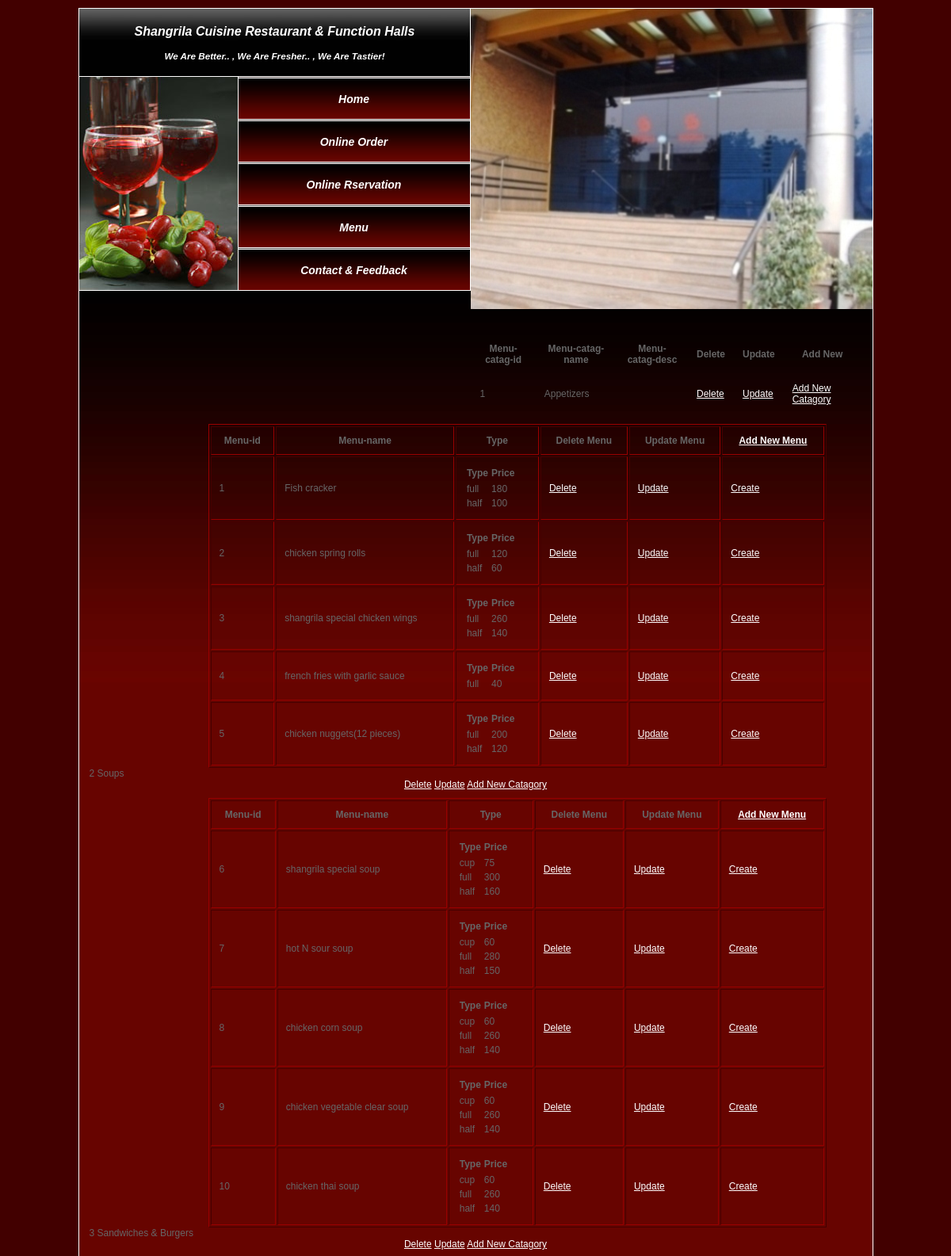
The app's page /admin_Menu_catagory.php (upper part) with its own data.
### tables this page shows
CREATE TABLE IF NOT EXISTS `menu_catagory` (
  `menu_catag_id` int(20) NOT NULL AUTO_INCREMENT,
  `menu_catag_name` varchar(40) NOT NULL,
  `menu_catag_desc` varchar(60) NOT NULL,
  PRIMARY KEY (`menu_catag_id`)
);

CREATE TABLE IF NOT EXISTS `menus` (
  `menu_id` int(20) NOT NULL AUTO_INCREMENT,
  `menu_catag_id` int(20) NOT NULL,
  `menu_name` varchar(40) NOT NULL,
  PRIMARY KEY (`menu_id`)
);

CREATE TABLE IF NOT EXISTS `menus_price` (
  `menu_id` int(20) NOT NULL,
  `menu_type` varchar(40) NOT NULL,
  `menu_price` int(20) NOT NULL,
  PRIMARY KEY (`menu_id`,`menu_type`),
  FULLTEXT KEY `menu_type` (`menu_type`),
  FULLTEXT KEY `menu_type_2` (`menu_type`)
);

### admin_Menu_catagory.php (the view, shortened to what this page needs)
<!DOCTYPE html PUBLIC "-//W3C//DTD XHTML 1.0 Strict//EN" "http://www.w3.org/TR/xhtml1/DTD/xhtml1-strict.dtd">
<html xmlns="http://www.w3.org/1999/xhtml">
<head>
<link href="styles.css" rel="stylesheet" type="text/css" />
</head>
<body>
<div id="header" style="height:auto">
<div id="head_right">
</div>
<div id="head_left">
<div id="logo"><a href="#">Shangrila Cuisine Restaurant & Function Halls</a>
		<h2><a href="#"><h3>we are better.. , we are fresher.. , we are tastier!</h3></a></h2>
    </div>
    <div id="buttons">
           <?php include("navigation.php"); ?>
		</div>
</div>
</div>
<div id="main">
  <div id="content">
<table cellpadding="10" >
<?php
$query=mysql_query("SELECT * FROM menu_catagory")or die("Error in Query".mysql_error());
if(mysql_num_rows($query)<=0)
echo '<tr><td>No Menu Catagory added yet</td></tr>';
else
{		echo '
		<tr>
		<th>Menu-catag-id</th>
		<th>Menu-catag-name</th>
		<th>Menu-catag-desc</th>
		<th>Delete</th>
		<th>Update</th>
		<th>Add New</th></tr>';
	while($row_catag=mysql_fetch_array($query))
	{	$id=$row_catag['menu_catag_id'];
	echo "
		<tr>
		<td>".$row_catag['menu_catag_id']."</td>
		<td>".$row_catag['menu_catag_name']."</td><td></td>
		<center>
		<td><a href='Delete_Menu_catagory.php?id=".$id."' onclick='return confirm(&quot Are you sure want to delete?&quot;)'>Delete</a></td>
		<td><a href='Update_Menu_catagory.php?id=".$id."'>Update</a></td>
		<td><a href='add_new_catagory.php'>Add New Catagory</center></a></tr>";
		echo '<tr><table cellpadding="10" border="1" style="margin-left:150px; margin-top: 10px; border-color:#990000; " width="80%">
					<tr>
				<th>Menu-id</th>
				<th>Menu-name</th>
				<th>Type</th>
				<th>Delete Menu</th>
				<th>Update Menu</th>
				<th><a href="create_Menu.php?id='.$id.'">Add New Menu</a></th></tr>';
		$qry_menus=mysql_query("select * from menus where menu_catag_id='$id'")or die("Error in Query".mysql_error());
		while($row_menu=mysql_fetch_array($qry_menus))
		{	$mid=$row_menu['menu_id'];
				$qry_price=mysql_query("select * from menus_price where menu_id='$mid'")or die("Error in Query".mysql_error());
				echo "
			<tr><td >".$row_menu['menu_id']."</td>
			<td>".$row_menu['menu_name']."</td>
			<td><table><tr><th>Type</th>
					<th>Price</th>
					<tr>";
			while($row_price=mysql_fetch_array($qry_price))
			{
				echo "<tr><td>".$row_price['menu_type']."</td>
				<td>".$row_price['menu_price']."</td>
				";
			}
			echo '</table></td>
			<td ><a href="Delete_Menu.php?mid='.$mid.'" onclick="return confirm(&quot Are you sure want to delete?&quot;)">Delete</a></td>
			<td ><a href="Update_Menu.php?id='.$mid.'">Update</a></td>
			<td ><a href="create_Menu.php?id='.$id.'">Create</a></td></tr>';
		} echo '</table>';
	}
}
?>
</table>
</div>
</div>
</body>
</html>

### styles.css (style rules this page uses)
a:link { color: #ffffff; }
body { margin-top: 10px; font: 12px Tahoma, Arial, Helvetica, sans-serif; color: #666666; background:#420000; }
#main { margin: 0 auto; width: 1001px; background: #ffffff; border: 1px solid #ffffff; }
#header { width: 1001px; margin: 0 auto; height: 400px; background: url(images/header.jpg) no-repeat left bottom; border-left: 1px solid #ffffff; border-right: 1px solid #ffffff; border-top: 1px solid #ffffff; }
#logo { height: 66px; text-align: center; padding-top: 20px; }
#head_right { width: 507px; float:right; background:url(images/3.JPG) no-repeat; height: 410px; }
#head_left { background:url(images/menu_top.jpg) no-repeat top right; width: 494px; height: 355px; }
#head_left a { text-decoration: none; text-transform: capitalize; font-style: italic; font-size: 16px; color: #FFFFFF; font-weight: bold; }
#head_left H2 a { font-size: 10px; }
#buttons { width: 269px; margin-left: 200px; }
#content { background: #670400 url(images/con_bg.jpg) repeat-x top; width: 975px; padding: 13px; }

### records on screen
menu_catagory: menu_catag_id "1", menu_catag_name "Appetizers"
menus: menu_id "1", menu_name "Fish cracker"
menus_price: menu_type "full", menu_price "180"
menus_price: menu_type "half", menu_price "100"
menus: menu_id "2", menu_name "chicken spring rolls"
menus_price: menu_type "full", menu_price "120"
menus_price: menu_type "half", menu_price "60"
menus: menu_id "3", menu_name "shangrila special chicken wings"
menus_price: menu_type "full", menu_price "260"
menus_price: menu_type "half", menu_price "140"
menus: menu_id "4", menu_name "french fries with garlic sauce"
menus_price: menu_type "full", menu_price "40"
menus: menu_id "5", menu_name "chicken nuggets(12 pieces)"
menus_price: menu_type "full", menu_price "200"
menus_price: menu_type "half", menu_price "120"
menu_catagory: menu_catag_id "2", menu_catag_name "Soups"
menus: menu_id "6", menu_name "shangrila special soup"
menus_price: menu_type "cup", menu_price "75"
menus_price: menu_type "full", menu_price "300"
menus_price: menu_type "half", menu_price "160"
menus: menu_id "7", menu_name "hot N sour soup"
menus_price: menu_type "cup", menu_price "60"
menus_price: menu_type "full", menu_price "280"
menus_price: menu_type "half", menu_price "150"
menus: menu_id "8", menu_name "chicken corn soup"
menus_price: menu_type "cup", menu_price "60"
menus_price: menu_type "full", menu_price "260"
menus_price: menu_type "half", menu_price "140"
menus: menu_id "9", menu_name "chicken vegetable clear soup"
menus_price: menu_type "cup", menu_price "60"
menus_price: menu_type "full", menu_price "260"
menus_price: menu_type "half", menu_price "140"
menus: menu_id "10", menu_name "chicken thai soup"
menus_price: menu_type "cup", menu_price "60"
menus_price: menu_type "full", menu_price "260"
menus_price: menu_type "half", menu_price "140"
menu_catagory: menu_catag_id "3", menu_catag_name "Sandwiches & Burgers"
